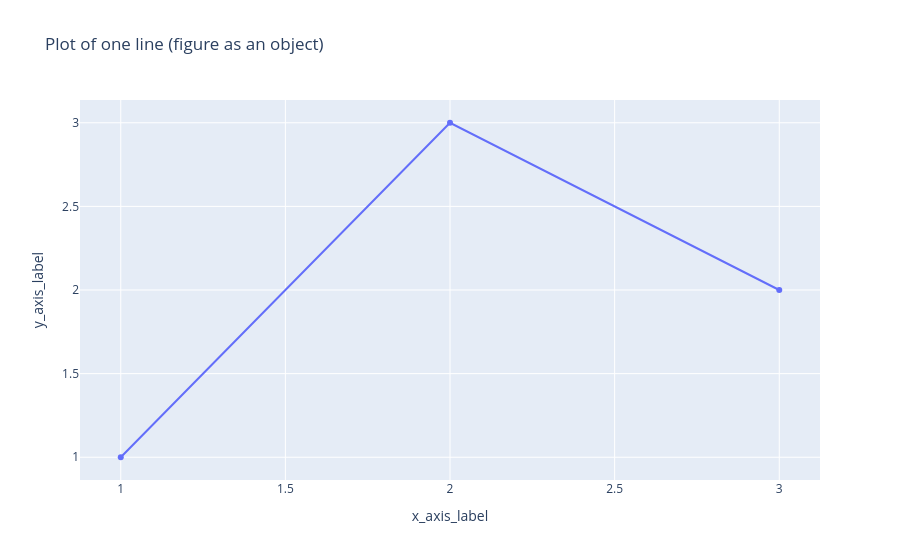

The notebook cell saved with this chart:
### Markdown cell above
**Setting `data` and `layout` parameters as objects:**

### Code cell
trace0 = go.Scatter(x=[1, 2, 3], y=[1, 3, 2])

go_fig2 = go.Figure(
    data=[trace0],
    layout=go.Layout(title="Plot of one line (figure as an object)", 
                     xaxis_title="x_axis_label", 
                     yaxis_title="y_axis_label"))
go_fig2.show()

### Figure 1 — Plotly figure (JSON) as saved in the notebook; plotly's stock layout.template omitted (floating-point values rounded to 4 significant figures)
{"data": [{"type": "scatter", "x": [1, 2, 3], "y": [1, 3, 2]}], "layout": {"title": {"text": "Plot of one line (figure as an object)"}, "xaxis": {"title": {"text": "x_axis_label"}}, "yaxis": {"title": {"text": "y_axis_label"}}}}
